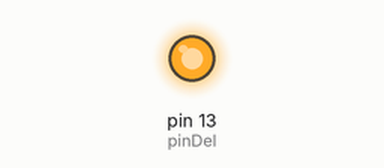
Simulated run of this sketch. Board: Arduino Uno, built with avr-gcc and run on an emulated ATmega328P. On the bench: output pins drawn as LEDs (lit = HIGH).

Above: at 0.75 s.
At 37.75 s:
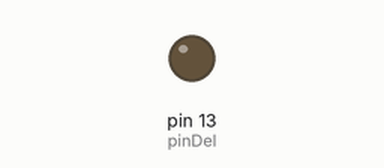
Timing chart, 0 to 39.3 s (numbered marks = the images above):
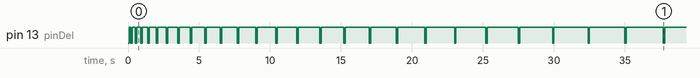

Measured:
- by itself, pin 13 (pinDel): LOW → HIGH at 0.10 s, → LOW 0.10 s later, → HIGH 0.10 s later, → LOW 0.20 s later, … (53 changes in this stretch)

The sketch:

420-W48-SF_DemoClasses.ino
```cpp
#include "Flasher.h"
#include "AnimationLed.h"

const int pinDel = 13;
Flasher flasherLent(pinDel, 500);
Flasher flasherRapide(pinDel, 100);
void setup() {
  pinMode(pinDel, OUTPUT);
}

void loop() {
  animerLed(pinDel);


  flasherLent.FaireClignoter(5);
  flasherRapide.FaireClignoter(25);
  delay(1);
}
```

AnimationLed.cpp
```cpp
#include <Arduino.h>

#include "AnimationLed.h"
#include "Util.h"

void animerLed(int p_pinDel, int p_increment, int p_nombreCycles, int p_delaiEteinte) {
  int delai = 0;
  for (int numeroCycle = 0; numeroCycle < p_nombreCycles; ++numeroCycle) {
    digitalWrite(p_pinDel, HIGH);
    delay(delai);

    digitalWrite(p_pinDel, LOW);
    delay(p_delaiEteinte);

    delai = contraintValeur(delai + p_increment, 0, 32767);
  }
}
```

AnimationLed.h
```cpp
#pragma once

void animerLed(int p_pinDel, int p_increment = 100, int p_nombreCycles = 100, int p_delaiEteinte = 100);
```

Flasher.cpp
```cpp
#include <Arduino.h>

#include "Flasher.h"

Flasher::Flasher(int p_pinDel, int p_dureeAllumeeEteinte)
  : m_pinDel(p_pinDel), m_dureeAllumeeEteinte(p_dureeAllumeeEteinte)
{
  pinMode(this->m_pinDel, OUTPUT);
  digitalWrite(this->m_pinDel, LOW);
}

void Flasher::FaireClignoter(int p_nombreCycles) {
  for (int numCycle = 0; numCycle < p_nombreCycles; ++numCycle)
  {
    digitalWrite(this->m_pinDel, HIGH);
    delay(this->m_dureeAllumeeEteinte);
    digitalWrite(this->m_pinDel, LOW);
    delay(this->m_dureeAllumeeEteinte);
  }
}
```

Flasher.h
```cpp
#pragma once

class Flasher {
private:
    int m_pinDel;
    int m_dureeAllumeeEteinte;
public:
    Flasher(int p_pinDel, int p_dureeAllumeeEteinte);
    void FaireClignoter(int p_nombreCycles);
};
```

Util.cpp
```cpp
#include "Util.h"

int contraintValeur(int p_valeur, int p_min, int p_max) {
  int resultat = p_valeur;

  if (p_valeur < p_min)
  {
    p_valeur = p_min;
  }

  if (p_valeur > p_max)
  {
    p_valeur = p_max;
  }

  return p_valeur;
}
```

Util.h
```cpp
#pragma once

int contraintValeur(int p_valeur, int p_min, int p_max);
```
